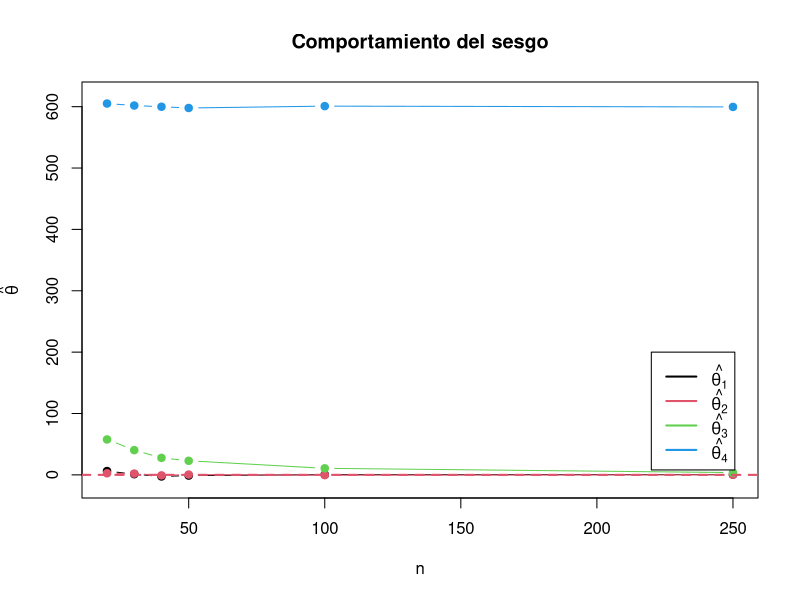
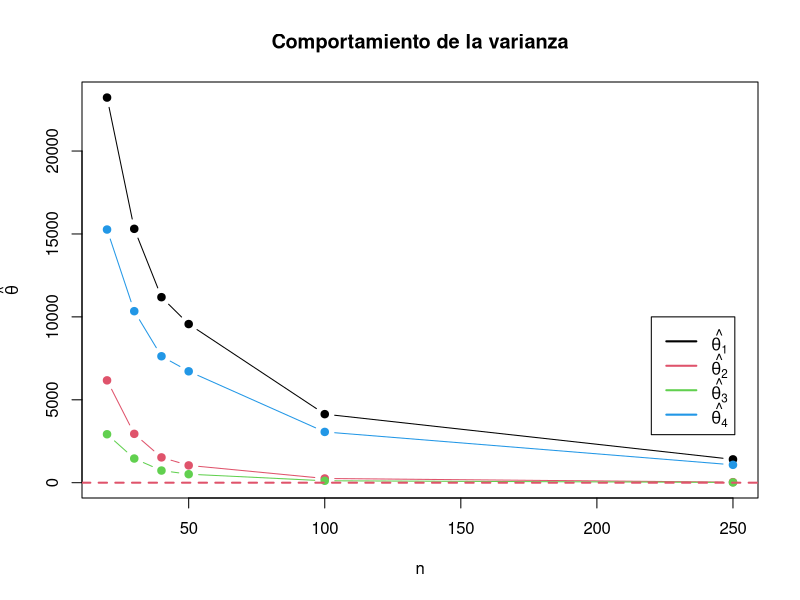
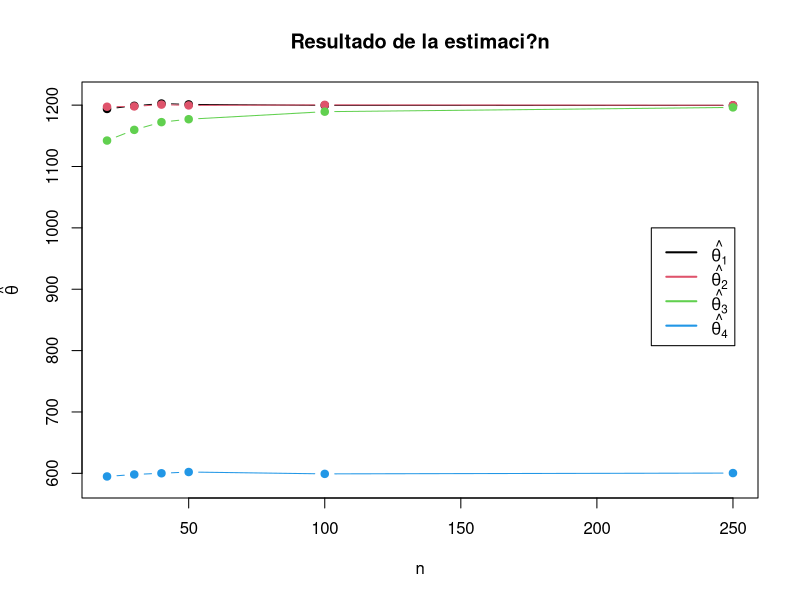
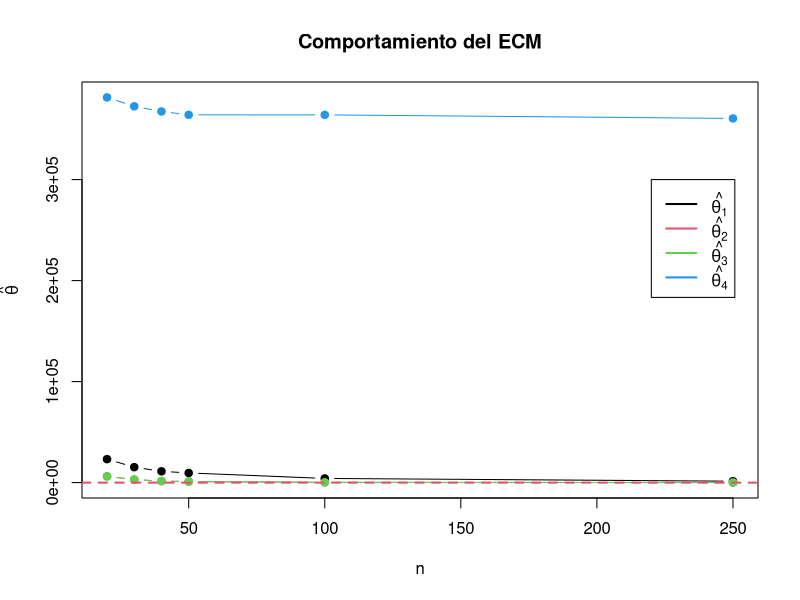
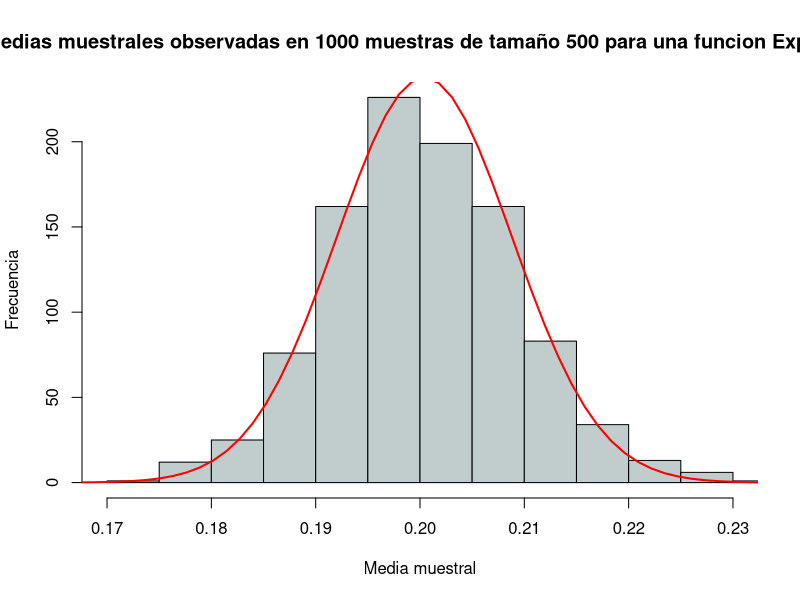
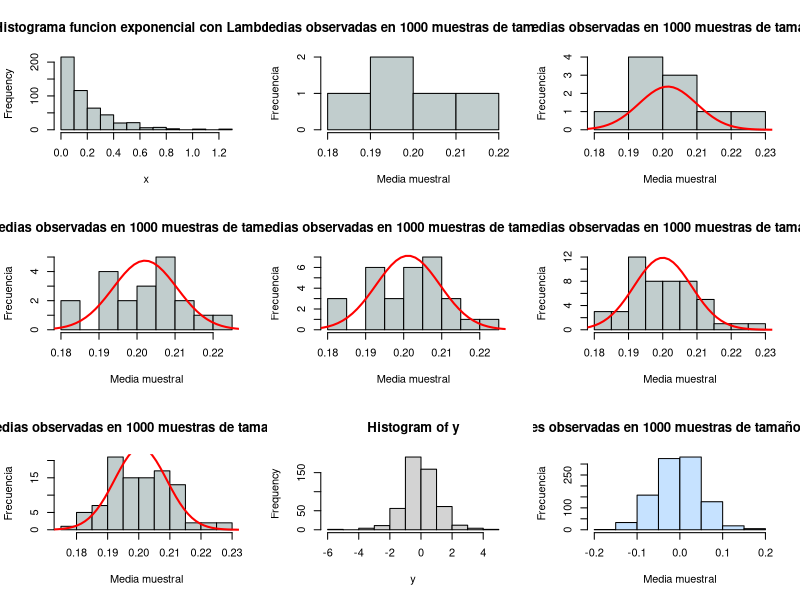
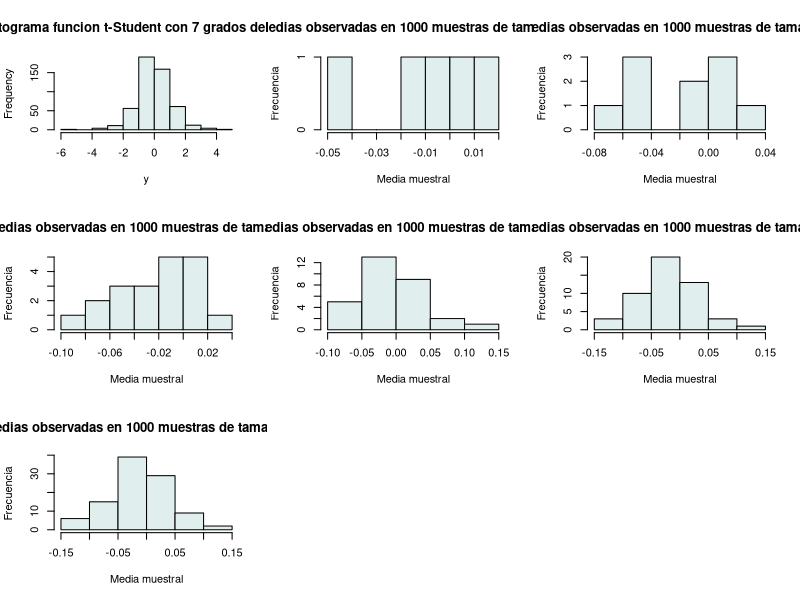
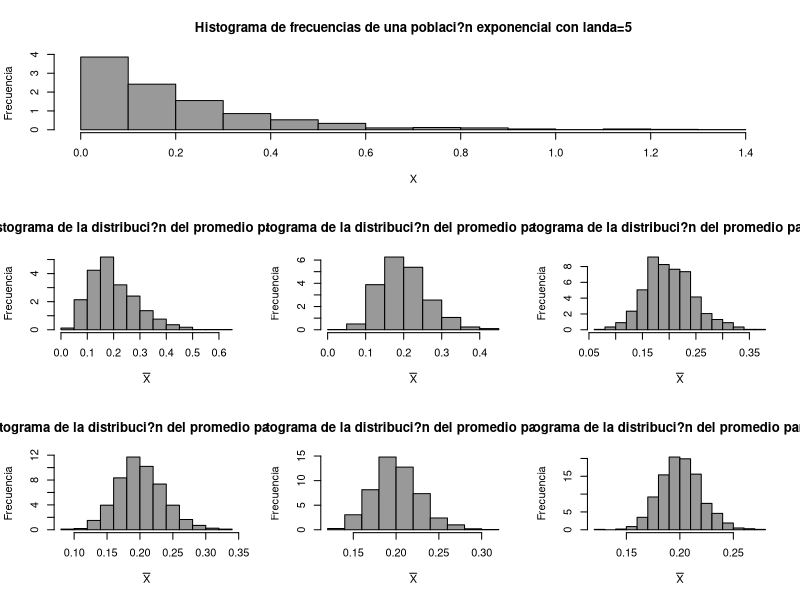

Generate these figures, in order, with R:
# Laboratorio 1 
# Metodos Estadisticos 
# Kevin Chica - Diana Arias - Cesar Saavedra 


# ------------------------------------------------------- #
# Punto 1
#Estimadores planteados:
#Estimador 1:
Est1 <- function(datos) {
  Resul <- (2 * mean(datos) - 1)
  return(Resul)
}

# Estimador 2
Est2 <- function(datos) {
  Resul <- max(datos) + min(datos) - 1
  return(Resul)
}

# Estimador 3
Est3 <- function(datos) {
  Resul <- max(datos)
  return(Resul)
}

# Estimador 4
Est4 <- function(datos) {
  Resul <- median(datos)
  return(Resul)
}

n <- c(20, 30, 40, 50,100, 250)
theta <- 1200
Nsim <- 1000
NsimECM <- 1000
Pob <- seq(1, theta, 1)
Res.Es1 <- numeric(Nsim)
Res.Es2 <- numeric(Nsim)
Res.Es3 <- numeric(Nsim)
Res.Es4 <- numeric(Nsim)
ECM.Es1 <- numeric(length(n))
ECM.Es2 <- numeric(length(n))
ECM.Es3 <- numeric(length(n))
ECM.Es4 <- numeric(length(n))
Sesgo.Es1 <- numeric(length(n))
Sesgo.Es2 <- numeric(length(n))
Sesgo.Es3 <- numeric(length(n))
Sesgo.Es4 <- numeric(length(n))
theta_est <- matrix(NA, nrow = 6, ncol = 4)
var_theta_est <- matrix(NA, nrow = 6, ncol = 4)
ECM_theta_est <- matrix(NA, nrow = 6, ncol = 4)
Sesgo_theta_est <- matrix(NA, nrow = 6, ncol = 4)

# Estimaci?n del Sesgo, Varianza y Error Cuadr?tico Medio
for (j in 1:length(n)) {
  
  muestra <- sample(Pob, n[j])
  
  for (i in 1:Nsim) {
    muestra <- sample(Pob, n[j])
    Res.Es1[i] <- Est1(muestra)
    Res.Es2[i] <- Est2(muestra)
    Res.Es3[i] <- Est3(muestra)
    Res.Es4[i] <- Est4(muestra)
  }
  
  ECM.Es1[j] <- sum((theta - Res.Es1)^2)/Nsim
  ECM.Es2[j] <- sum((theta - Res.Es2)^2)/Nsim
  ECM.Es3[j] <- sum((theta - Res.Es3)^2)/Nsim
  ECM.Es4[j] <- sum((theta - Res.Es4)^2)/Nsim
  
  Sesgo.Es1[j] <- (theta - mean(Res.Es1))
  Sesgo.Es2[j] <- (theta - mean(Res.Es2))
  Sesgo.Es3[j] <- (theta - mean(Res.Es3))
  Sesgo.Es4[j] <- (theta - mean(Res.Es4))
  
  theta_est[j, ] <- c(mean(Res.Es1), mean(Res.Es2),mean(Res.Es3),mean(Res.Es4))
  var_theta_est[j, ] <- c(var(Res.Es1), var(Res.Es2),var(Res.Es3),var(Res.Es4))
  ECM_theta_est[j, ] <- c(ECM.Es1[j], ECM.Es2[j], ECM.Es3[j], ECM.Es4[j])
  Sesgo_theta_est[j, ] <- c(Sesgo.Es1[j], Sesgo.Es2[j],Sesgo.Es3[j],Sesgo.Es4[j])
}



theta_est <- as.data.frame(theta_est)
var_theta_est <- as.data.frame(var_theta_est)
ECM_theta_est <- as.data.frame(ECM_theta_est)
Sesgo_theta_est <- as.data.frame(Sesgo_theta_est)


#Gr?fica del comportamiento del sesgo:
x11()
plot(n, Sesgo_theta_est[, 1], type = "b", ylim = c(min(Sesgo_theta_est) - 10, max(Sesgo_theta_est) + 
                                               10), pch = 19, ylab = expression(hat(theta)), main = "Comportamiento del sesgo")
lines(n, Sesgo_theta_est[,2], type = "b", col = 2, pch = 19)
lines(n, Sesgo_theta_est[,3], type = "b", col = 3, pch = 19)
lines(n, Sesgo_theta_est[,4], type = "b", col = 4, pch = 19)
legend(x=220,y=200, c(expression(hat(theta[1])), expression(hat(theta[2])),expression(hat(theta[3])),expression(hat(theta[4]))), 
       col = c(1, 2, 3,4), lwd = c(2, 2))
abline(h = 0, lty = 2, lwd = 2, col = 2)

#Gr?fica de la varianza de los estimadores
x11()
plot(n, var_theta_est[, 1], type = "b", ylim = c(min(var_theta_est) - 10, max(var_theta_est) + 
                                                     10), pch = 19, ylab = expression(hat(theta)), main = "Comportamiento de la varianza")
lines(n, var_theta_est[,2], type = "b", col = 2, pch = 19)
lines(n, var_theta_est[,3], type = "b", col = 3, pch = 19)
lines(n, var_theta_est[,4], type = "b", col = 4, pch = 19)
legend(x=220,y=10000, c(expression(hat(theta[1])), expression(hat(theta[2])),expression(hat(theta[3])),expression(hat(theta[4]))), 
       col = c(1, 2, 3,4), lwd = c(2, 2))
abline(h = 0, lty = 2, lwd = 2, col = 2)

#Gr?fica del resultado de la estimaci?n
x11()
plot(n, theta_est[, 1], type = "b", ylim = c(min(theta_est) - 10, max(theta_est) + 
                                                   10), pch = 19, ylab = expression(hat(theta)), main = "Resultado de la estimaci?n")
lines(n, theta_est[,2], type = "b", col = 2, pch = 19)
lines(n, theta_est[,3], type = "b", col = 3, pch = 19)
lines(n, theta_est[,4], type = "b", col = 4, pch = 19)
legend(x=220,y=1000, c(expression(hat(theta[1])), expression(hat(theta[2])),expression(hat(theta[3])),expression(hat(theta[4]))), 
       col = c(1, 2, 3,4), lwd = c(2, 2))
abline(h = 0, lty = 2, lwd = 2, col = 2)

#Comportamiento del Error Cuadratico medio
x11()
plot(n, ECM_theta_est[, 1], type = "b", ylim = c(min(ECM_theta_est) - 10, max(ECM_theta_est) + 
                                               10), pch = 19, ylab = expression(hat(theta)), main = "Comportamiento del ECM")
lines(n, ECM_theta_est[,2], type = "b", col = 2, pch = 19)
lines(n, ECM_theta_est[,3], type = "b", col = 3, pch = 19)
lines(n, ECM_theta_est[,4], type = "b", col = 4, pch = 19)
legend(x=220,y=300000, c(expression(hat(theta[1])), expression(hat(theta[2])),expression(hat(theta[3])),expression(hat(theta[4]))), 
       col = c(1, 2, 3,4), lwd = c(2, 2))
abline(h = 0, lty = 2, lwd = 2, col = 2)
# ------------------------------------------------------- #



# ------------------------------------------------------- #
# Punto 4.a.
# X~Exponencial(Lambda=5)
n=500
x <- rexp(n,5)
media1 <- mean(x)
sd1 <- sd(x)

mediaMuestral=function(n){
  muestra=rexp(n,5)
  media=mean(muestra)
  return(media)
}

m=1000
muchasMedias=replicate(m,mediaMuestral(n))
mean(muchasMedias)
sd(muchasMedias)

para5 <- muchasMedias[1:5]
para10 <- muchasMedias[1:10]
para20 <- muchasMedias[1:20]
para30 <- muchasMedias[1:30]
para50 <- muchasMedias[1:50]
para100 <- muchasMedias[1:100]

h <- hist(muchasMedias,xlab="Media muestral", ylab="Frecuencia", col="azure3",
     xlim=c(0.17,0.23),freq=T,
     main="Histograma de las medias muestrales observadas en 1000 muestras de tamaño 500 para una funcion Exponencial de Lambda = 5")
xfit <- seq(min(x), max(x), length = 1000)
yfit <- dnorm(xfit, mean(muchasMedias), sd = (media1)/(sqrt(500)))
yfit <- yfit * diff(h$mids[1:2]) * length(muchasMedias)
lines (xfit, yfit, col = "red", lwd = 2)

par(mfrow=c(3,3))
hist(x, main="Histograma funcion exponencial con Lambda = 5", col="azure3")
hist(para5, main="Medias observadas en 1000 muestras de tamaño 5", xlab="Media muestral", ylab="Frecuencia", col="azure3")
hist(para10, main="Medias observadas en 1000 muestras de tamaño 10", xlab="Media muestral", ylab="Frecuencia", col="azure3")
xfit <- seq(min(x), max(x), length = 1000)
yfit <- dnorm(xfit, mean(para10), sd = (media1)/(sqrt(500)))
yfit <- yfit * diff(h$mids[1:2]) * length(para10)
lines (xfit, yfit, col = "red", lwd = 2)
hist(para20, main="Medias observadas en 1000 muestras de tamaño 20", xlab="Media muestral", ylab="Frecuencia", col="azure3")
xfit <- seq(min(x), max(x), length = 1000)
yfit <- dnorm(xfit, mean(para20), sd = (media1)/(sqrt(500)))
yfit <- yfit * diff(h$mids[1:2]) * length(para20)
lines (xfit, yfit, col = "red", lwd = 2)
hist(para30, main="Medias observadas en 1000 muestras de tamaño 30", xlab="Media muestral", ylab="Frecuencia", col="azure3")
xfit <- seq(min(x), max(x), length = 1000)
yfit <- dnorm(xfit, mean(para30), sd = (media1)/(sqrt(500)))
yfit <- yfit * diff(h$mids[1:2]) * length(para30)
lines (xfit, yfit, col = "red", lwd = 2)
hist(para50, main="Medias observadas en 1000 muestras de tamaño 50", xlab="Media muestral", ylab="Frecuencia", col="azure3")
xfit <- seq(min(x), max(x), length = 1000)
yfit <- dnorm(xfit, mean(para50), sd = (media1)/(sqrt(500)))
yfit <- yfit * diff(h$mids[1:2]) * length(para50)
lines (xfit, yfit, col = "red", lwd = 2)
hist(para100, main="Medias observadas en 1000 muestras de tamaño 100", xlab="Media muestral", ylab="Frecuencia", col="azure3")
xfit <- seq(min(x), max(x), length = 1000)
yfit <- dnorm(xfit, mean(para100), sd = (media1)/(sqrt(500)))
yfit <- yfit * diff(h$mids[1:2]) * length(para100)
lines (xfit, yfit, col = "red", lwd = 2)

# Punto 4.b.
## t-Student, grados de libertad = 7 
n2=500
y <- rt(n2,7)
media2 <- mean(y)
sd2 <- sd(y)
hist(y)

mediaMuestral2=function(n2){
  muestra=rt(n2,7)
  media=mean(muestra)
  return(media)
}

m2=1000
muchasMedias2=replicate(m2,mediaMuestral2(n2))
mean(muchasMedias2)
sd(muchasMedias2)

tpara5 <- muchasMedias2[1:5]
tpara10 <- muchasMedias2[1:10]
tpara20 <- muchasMedias2[1:20]
tpara30 <- muchasMedias2[1:30]
tpara50 <- muchasMedias2[1:50]
tpara100 <- muchasMedias2[1:100]

t <- hist(muchasMedias2,xlab="Media muestral", ylab="Frecuencia", col="slategray1",freq=T,
          main="Histograma de las medias muestrales observadas en 1000 muestras de tamaño 500 para una funcion t-Student con k=7")
xfit <- seq(min(y), max(y), length = 1000)
yfit <- dnorm(xfit, mean(muchasMedias2), sd=(media2/500))
yfit <- yfit * diff(t$mids[1:2]) * length(muchasMedias2)
lines (xfit, yfit, col = "red", lwd = 2)

par(mfrow=c(3,3))
hist(y, main="Histograma funcion t-Student con 7 grados de libertad",col="azure2")
hist(tpara5, main="Medias observadas en 1000 muestras de tamaño 5",xlab="Media muestral", ylab="Frecuencia", col="azure2")
hist(tpara10, main="Medias observadas en 1000 muestras de tamaño 10",xlab="Media muestral", ylab="Frecuencia", col="azure2")
xfit <- seq(min(y), max(y), length = 1000)
yfit <- dnorm(xfit, mean(tpara10), sd = (media2)/(sqrt(500)))
yfit <- yfit * diff(t$mids[1:2]) * length(tpara10)
lines (xfit, yfit, col = "red", lwd = 2)
hist(tpara20, main="Medias observadas en 1000 muestras de tamaño 20",xlab="Media muestral", ylab="Frecuencia", col="azure2")
xfit <- seq(min(y), max(y), length = 1000)
yfit <- dnorm(xfit, mean(tpara20), sd = (media2)/(sqrt(500)))
yfit <- yfit * diff(t$mids[1:2]) * length(tpara20)
lines (xfit, yfit, col = "red", lwd = 2)
hist(tpara30, main="Medias observadas en 1000 muestras de tamaño 30",xlab="Media muestral", ylab="Frecuencia", col="azure2")
xfit <- seq(min(y), max(y), length = 1000)
yfit <- dnorm(xfit, mean(tpara30), sd = (media2)/(sqrt(500)))
yfit <- yfit * diff(h$mids[1:2]) * length(tpara30)
lines (xfit, yfit, col = "red", lwd = 2)
hist(tpara50, main="Medias observadas en 1000 muestras de tamaño 50",xlab="Media muestral", ylab="Frecuencia", col="azure2")
xfit <- seq(min(y), max(y), length = 1000)
yfit <- dnorm(xfit, mean(tpara50), sd = (media2)/(sqrt(500)))
yfit <- yfit * diff(t$mids[1:2]) * length(tpara50)
lines (xfit, yfit, col = "red", lwd = 2)
hist(tpara100, main="Medias observadas en 1000 muestras de tamaño 100",xlab="Media muestral", ylab="Frecuencia", col="azure2")
xfit <- seq(min(y), max(y), length = 1000)
yfit <- dnorm(xfit, mean(tpara100), sd = (media2)/(sqrt(500)))
yfit <- yfit * diff(t$mids[1:2]) * length(tpara100)
lines (xfit, yfit, col = "red", lwd = 2)

# ------------------------------------------------------- #
#4.a
options(max.print = 99999999)
numeroMuestras=1000
poblacion <- rexp(1000,5)

#Para n=5
n1=5
Mat.prom1 <- matrix(0, numeroMuestras, n1)
for (i in 1:numeroMuestras) {
  Mat.prom1[i, ] <- sample(poblacion, n1)
}
Dis.prom1 <- apply(Mat.prom1, 1, mean)

#Para n=10
n2=10
Mat.prom2 <- matrix(0, numeroMuestras, n2)
for (i in 1:numeroMuestras) {
  Mat.prom2[i, ] <- sample(poblacion, n2)
}
Dis.prom2 <- apply(Mat.prom2, 1, mean)

#Para n=20
n3=20
Mat.prom3 <- matrix(0, numeroMuestras, n3)
for (i in 1:numeroMuestras) {
  Mat.prom3[i, ] <- sample(poblacion, n3)
}
Dis.prom3 <- apply(Mat.prom3, 1, mean)

#Para n=30
n4=30
Mat.prom4 <- matrix(0, numeroMuestras, n4)
for (i in 1:numeroMuestras) {
  Mat.prom4[i, ] <- sample(poblacion, n4)
}
Dis.prom4 <- apply(Mat.prom4, 1, mean)

#Para n=50
n5=50
Mat.prom5 <- matrix(0, numeroMuestras, n5)
for (i in 1:numeroMuestras) {
  Mat.prom5[i, ] <- sample(poblacion, n5)
}
Dis.prom5 <- apply(Mat.prom5, 1, mean)

#Para n=100
n6=100
Mat.prom6 <- matrix(0, numeroMuestras, n6)
for (i in 1:numeroMuestras) {
  Mat.prom6[i, ] <- sample(poblacion, n6)
}
Dis.prom6 <- apply(Mat.prom6, 1, mean)

#Gr?ficos:
mat <- matrix(c(1,1,1,2,3,4,5,6,7),ncol = 3,byrow = T)
x11()
layout(mat)
hist(poblacion, xlab = "X", ylab = "Frecuencia", col = "grey60", 
     main = "Histograma de frecuencias de una poblaci?n exponencial con landa=5",freq = FALSE)
hist(Dis.prom1, xlab = expression(bar(X)), ylab = "Frecuencia", col = "grey60", 
     main = "Histograma de la distribuci?n del promedio para n=5",freq = FALSE)
hist(Dis.prom2, xlab = expression(bar(X)), ylab = "Frecuencia", col = "grey60", 
     main = "Histograma de la distribuci?n del promedio para n=10",freq = FALSE)
hist(Dis.prom3, xlab = expression(bar(X)), ylab = "Frecuencia", col = "grey60", 
     main = "Histograma de la distribuci?n del promedio para n=20",freq = FALSE)
hist(Dis.prom4, xlab = expression(bar(X)), ylab = "Frecuencia", col = "grey60", 
     main = "Histograma de la distribuci?n del promedio para n=30",freq = FALSE)
hist(Dis.prom5, xlab = expression(bar(X)), ylab = "Frecuencia", col = "grey60", 
     main = "Histograma de la distribuci?n del promedio para n=50",freq = FALSE)
hist(Dis.prom6, xlab = expression(bar(X)), ylab = "Frecuencia", col = "grey60", 
     main = "Histograma de la distribuci?n del promedio para n=100",freq = FALSE)


#4.b
poblacionT <- rt(1000,5)
#Para n=5
Mat.pro1 <- matrix(0, numeroMuestras, n1)
for (i in 1:numeroMuestras) {
  Mat.pro1[i, ] <- sample(poblacionT, n1)
}
Dis.pro1 <- apply(Mat.pro1, 1, mean)

#Para n=10
Mat.pro2 <- matrix(0, numeroMuestras, n2)
for (i in 1:numeroMuestras) {
  Mat.pro2[i, ] <- sample(poblacionT, n2)
}
Dis.pro2 <- apply(Mat.pro2, 1, mean)

#Para n=20
Mat.pro3 <- matrix(0, numeroMuestras, n3)
for (i in 1:numeroMuestras) {
  Mat.pro3[i, ] <- sample(poblacionT, n3)
}
Dis.pro3 <- apply(Mat.pro3, 1, mean)

#Para n=30
Mat.pro4 <- matrix(0, numeroMuestras, n4)
for (i in 1:numeroMuestras) {
  Mat.pro4[i, ] <- sample(poblacionT, n4)
}
Dis.pro4 <- apply(Mat.pro4, 1, mean)

#Para n=50
Mat.pro5 <- matrix(0, numeroMuestras, n5)
for (i in 1:numeroMuestras) {
  Mat.pro5[i, ] <- sample(poblacionT, n5)
}
Dis.pro5 <- apply(Mat.pro5, 1, mean)

#Para n=100
Mat.pro6 <- matrix(0, numeroMuestras, n6)
for (i in 1:numeroMuestras) {
  Mat.pro6[i, ] <- sample(poblacionT, n6)
}
Dis.pro6 <- apply(Mat.pro6, 1, mean)

#Gr?ficos:
x11()
layout(mat)
hist(poblacion, xlab = "X", ylab = "Frecuencia", col = "grey60", 
     main = "Histograma de frecuencias de una poblaci?n T de student con k=7",freq = FALSE)
hist(Dis.pro1, xlab = expression(bar(X)), ylab = "Frecuencia", col = "grey60", 
     main = "Histograma de la distribuci?n del promedio para n=5",freq = FALSE)
hist(Dis.pro2, xlab = expression(bar(X)), ylab = "Frecuencia", col = "grey60", 
     main = "Histograma de la distribuci?n del promedio para n=10",freq = FALSE)
hist(Dis.pro3, xlab = expression(bar(X)), ylab = "Frecuencia", col = "grey60", 
     main = "Histograma de la distribuci?n del promedio para n=20",freq = FALSE)
hist(Dis.pro4, xlab = expression(bar(X)), ylab = "Frecuencia", col = "grey60", 
     main = "Histograma de la distribuci?n del promedio para n=30",freq = FALSE)
hist(Dis.pro5, xlab = expression(bar(X)), ylab = "Frecuencia", col = "grey60", 
     main = "Histograma de la distribuci?n del promedio para n=50",freq = FALSE)
hist(Dis.pro6, xlab = expression(bar(X)), ylab = "Frecuencia", col = "grey60", 
     main = "Histograma de la distribuci?n del promedio para n=100",freq = FALSE)

# ------------------------------------------------------- #
# Punto 5.C.
m <-c(3700, 3600, 3500, 3400, 3300, 3200, 3100, 3000, 2900,2800,2700,2600,2500)
xbarra=3334  #Media de decision
sigma=400  #Desviacion de x
k=4   #tamaño de muestra
Proba=numeric(length(m))
for (i in 1:length(m)){
  prob=pnorm((xbarra-m[i])/(sigma/sqrt(k)))
  Proba[i]=prob
}

x11()
plot(m, Proba, type = "b",pch=19, ylab="Probabilidad", main="Grafica de probabilidades para distintos valores de m", col="black", lty=3, lwd=2) 

#Punto 5.D.
m2 <-c(3700, 3600, 3500, 3400, 3300, 3200, 3100, 3000, 2900,2800,2700,2600,2500)
xbarra=3334  #Media de decision
sigma=400  #Desviacion de x
k2=5   #tamaño de muestra
Proba2=numeric(length(m2))
for (i in 1:length(m2)){
  prob2=pnorm((xbarra-m2[i])/(sigma/sqrt(k2)))
  Proba2[i]=prob2
}

m3 <-c(3700, 3600, 3500, 3400, 3300, 3200, 3100, 3000, 2900,2800,2700,2600,2500)
xbarra=3334  #Media de decision
sigma=400  #Desviacion de x
k3=6   #tamaño de muestra
Proba3=numeric(length(m3))
for (i in 1:length(m3)){
  prob3=pnorm((xbarra-m3[i])/(sigma/sqrt(k3)))
  Proba3[i]=prob3
}

par(mfrow=c(1,2))
plot(m2, Proba, type = "b",pch=19, ylab="Probabilidad", main="Grafica de probabilidades para distintos valores de m con k=5", col="blue", lty=3, lwd=2) 
plot(m3, Proba, type = "b",pch=19, ylab="Probabilidad", main="Grafica de probabilidades para distintos valores de m con k=6", col="red", lty=3, lwd=2) 

# ------------------------------------------------------- #


